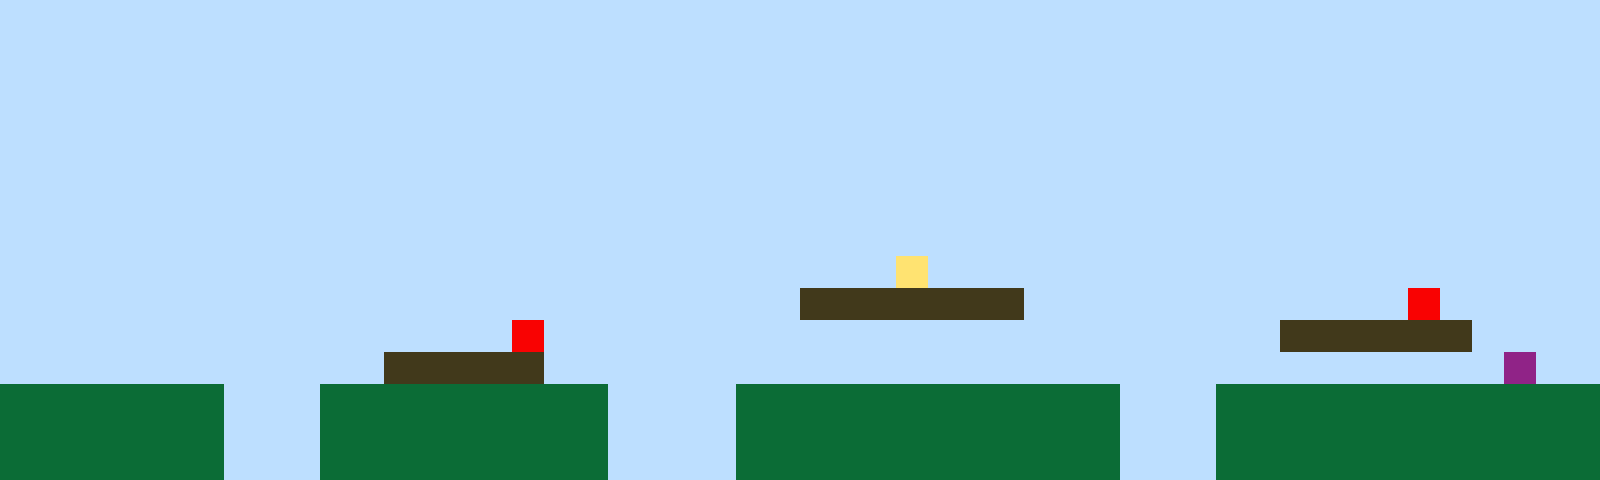

Tiled map render using the project's own tile images. Description and the whole map definition, tile-layer contents included, below:
An orthogonal 50x15 tile map with 32x32 px tiles, 1 tile layer (Tile Layer 1).

<map version="1.10" tiledversion="1.11.2" orientation="orthogonal" renderorder="right-up" width="50" height="15" tilewidth="32" tileheight="32" infinite="0" nextlayerid="2" nextobjectid="1"><editorsettings><export target="map1.csv" format="csv" /></editorsettings><tileset firstgid="1" name="sprites" tilewidth="32" tileheight="32" tilecount="6" columns="3"><image source="sprites.png" width="96" height="64" /></tileset><layer id="1" name="Tile Layer 1" width="50" height="15"><data encoding="csv">1,1,1,1,1,1,1,1,1,1,1,1,1,1,1,1,1,1,1,1,1,1,1,1,1,1,1,1,1,1,1,1,1,1,1,1,1,1,1,1,1,1,1,1,1,1,1,1,1,1,1,1,1,1,1,1,1,1,1,1,1,1,1,1,1,1,1,1,1,1,1,1,1,1,1,1,1,1,1,1,1,1,1,1,1,1,1,1,1,1,1,1,1,1,1,1,1,1,1,1,1,1,1,1,1,1,1,1,1,1,1,1,1,1,1,1,1,1,1,1,1,1,1,1,1,1,1,1,1,1,1,1,1,1,1,1,1,1,1,1,1,1,1,1,1,1,1,1,1,1,1,1,1,1,1,1,1,1,1,1,1,1,1,1,1,1,1,1,1,1,1,1,1,1,1,1,1,1,1,1,1,1,1,1,1,1,1,1,1,1,1,1,1,1,1,1,1,1,1,1,1,1,1,1,1,1,1,1,1,1,1,1,1,1,1,1,1,1,1,1,1,1,1,1,1,1,1,1,1,1,1,1,1,1,1,1,1,1,1,1,1,1,1,1,1,1,1,1,1,1,1,1,1,1,1,1,1,1,1,1,1,1,1,1,1,1,1,1,1,1,1,1,1,1,1,1,1,1,1,1,1,1,1,1,1,1,1,1,1,1,1,1,1,1,1,1,1,1,1,1,1,1,1,1,1,1,1,1,1,1,1,1,1,1,1,1,1,1,1,1,1,1,1,1,1,1,1,1,1,1,1,1,1,1,1,1,1,1,1,1,1,1,1,1,1,1,1,1,1,1,1,1,1,1,1,1,1,1,1,1,1,1,1,1,1,1,1,1,1,1,1,1,1,1,1,1,1,1,1,1,1,1,1,1,1,1,1,1,1,1,1,1,1,1,1,1,1,1,1,1,1,1,1,1,1,1,1,1,1,1,1,1,1,1,1,1,1,1,1,1,1,1,1,1,1,1,1,1,4,1,1,1,1,1,1,1,1,1,1,1,1,1,1,1,1,1,1,1,1,1,1,1,1,1,1,1,1,1,1,1,1,1,1,1,1,1,1,1,1,1,1,1,1,1,1,3,3,3,3,3,3,3,1,1,1,1,1,1,1,1,1,1,1,1,5,1,1,1,1,1,1,1,1,1,1,1,1,1,1,1,1,1,1,1,1,1,5,1,1,1,1,1,1,1,1,1,1,1,1,1,1,1,1,1,1,1,1,1,1,1,3,3,3,3,3,3,1,1,1,1,1,1,1,1,1,1,1,1,1,1,1,1,3,3,3,3,3,1,1,1,1,1,1,1,1,1,1,1,1,1,1,1,1,1,1,1,1,1,1,1,1,1,1,1,1,1,1,6,1,1,2,2,2,2,2,2,2,1,1,1,2,2,2,2,2,2,2,2,2,1,1,1,1,2,2,2,2,2,2,2,2,2,2,2,2,1,1,1,2,2,2,2,2,2,2,2,2,2,2,2,2,2,2,2,2,2,2,1,1,1,2,2,2,2,2,2,2,2,2,1,1,1,1,2,2,2,2,2,2,2,2,2,2,2,2,1,1,1,2,2,2,2,2,2,2,2,2,2,2,2,2,2,2,2,2,2,2,1,1,1,2,2,2,2,2,2,2,2,2,1,1,1,1,2,2,2,2,2,2,2,2,2,2,2,2,1,1,1,2,2,2,2,2,2,2,2,2,2,2,2</data></layer></map>
